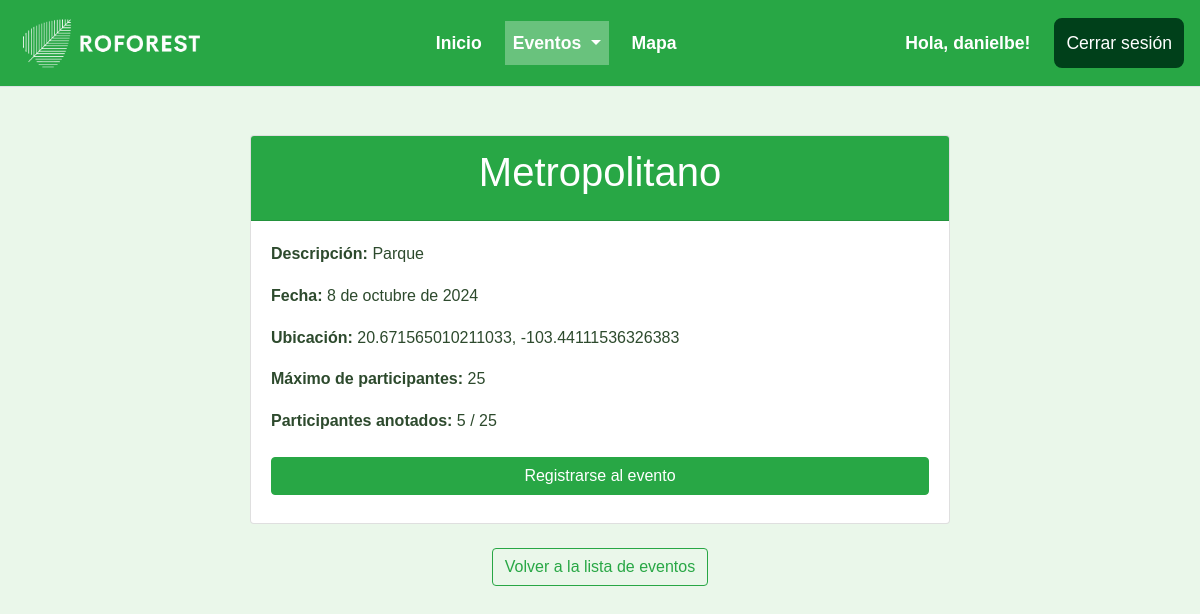
The app's page /eventos/1/ (signed in) with its own data.
### eventos/models.py (models this page shows, shortened)
class Evento(models.Model):
    nombre = models.CharField(max_length=200)
    descripcion = models.TextField()
    fecha = models.DateField()  # Solo fecha
    hora = models.CharField(
        max_length=8,
        validators=[RegexValidator(regex=r'^(0[1-9]|1[0-2]):[0-5][0-9] (AM|PM)$', message="Formato de hora inválido. Usa hh:mm AM/PM.")]
    )  # Hora en formato 12 horas
    ubicacion = models.CharField(
        max_length=50,
        validators=[RegexValidator(regex=r'^-?\d{1,2}\.\d+,\s*-?\d{1,3}\.\d+$', message="Formato de coordenada inválido. Usa 'latitud, longitud'.")]
    )  # Coordenadas
    max_participantes = models.IntegerField()
    participantes = models.ManyToManyField(User, related_name='eventos', blank=True)
    lider = models.ForeignKey(User, related_name='eventos_liderados', on_delete=models.CASCADE)

### eventos/views.py (the view, shortened to what this page needs)
# urls.py: path('<int:id>/', detalle_evento, name='detalle_evento'),  # Detalle del evento
@login_required
def detalle_evento(request, id):
    evento = get_object_or_404(Evento, id=id)
    es_lider = request.user.groups.filter(name="Líderes").exists()  # Verificar si el usuario es líder
    participantes = evento.participantes.all()  # Obtener los participantes registrados
    return render(request, 'eventos/detalle_evento.html', {
        'evento': evento,
        'es_lider': es_lider,
        'participantes': participantes,
        'es_participante': request.user in participantes  # Si el usuario ya está registrado
    })

### eventos/templates/eventos/detalle_evento.html (shortened to what this page needs)
{% load static %}
<!DOCTYPE html>
<html lang="es">
<head>
    <link rel="stylesheet" href="https://stackpath.bootstrapcdn.com/bootstrap/4.5.2/css/bootstrap.min.css">
    <link rel="stylesheet" href="{% static 'css/styles.css' %}">
</head>
<body>
    <nav class="navbar navbar-expand-lg navbar-light bg-success sticky-top border-bottom">
        <a class="navbar-brand" href="#">
            <img src="{% static 'imagenes/logo.png' %}" alt="Reforest Logo" style="height: 60px; width: auto;">
        </a>
        <div class="collapse navbar-collapse" id="navbarNav">
            <ul class="navbar-nav mx-auto">
                <li class="nav-item {% if request.path == '/inicio/' %}active{% endif %}">
                    <a class="nav-link text-white" href="{% url 'inicio' %}">Inicio</a>
                </li>
                <li class="nav-item dropdown {% if '/eventos' in request.path %}active{% endif %}">
                    <a class="nav-link dropdown-toggle text-white" href="#" id="eventsDropdown" role="button" data-toggle="dropdown" aria-haspopup="true" aria-expanded="false">
                        Eventos
                    </a>
                </li>
                <li class="nav-item {% if request.path == '/eventos/mapa/' %}active{% endif %}">
                    <a class="nav-link text-white" href="{% url 'mapa_eventos' %}">Mapa</a>
                </li>
            </ul>
            <ul class="navbar-nav">
                {% if user.is_authenticated %}
                    <li class="nav-item d-flex align-items-center">
                        <span class="nav-link text-white mr-3">Hola, {{ user.username }}!</span>
                        <form method="POST" action="{% url 'logout' %}">
                            <button type="submit" class="btn btn-signup">Cerrar sesión</button>
                        </form>
                    </li>
                {% endif %}
            </ul>
        </div>
    </nav>
    <div class="container py-5">
        <div class="card mx-auto" style="max-width: 700px;">
            <div class="card-header bg-success text-white text-center">
                <h1 class="card-title">{{ evento.nombre }}</h1>
            </div>
            <div class="card-body">
                <p><strong>Descripción:</strong> {{ evento.descripcion }}</p>
                <p><strong>Fecha:</strong> {{ evento.fecha }}</p>
                <p><strong>Ubicación:</strong> {{ evento.ubicacion }}</p>
                <p><strong>Máximo de participantes:</strong> {{ evento.max_participantes }}</p>
                <p><strong>Participantes anotados:</strong> {{ evento.participantes.count }} / {{ evento.max_participantes }}</p>
                {% if user.is_authenticated and not user in evento.participantes.all %}
                    <form method="post" action="{% url 'registrarse_evento' evento.id %}">
                        <button type="submit" class="btn btn-success w-100 my-2">Registrarse al evento</button>
                    </form>
                {% elif user.is_authenticated %}
                    <p class="text-success text-center">Ya estás registrado en este evento.</p>
                {% endif %}
            </div>
        </div>
        <div class="text-center mt-4">
            <a href="{% url 'eventos' %}" class="btn btn-outline-success">Volver a la lista de eventos</a>
        </div>
    </div>
</body>
</html>

### static/css/styles.css (style rules this page uses)
* { margin: 0; padding: 0; box-sizing: border-box; }
body { font-family: Arial, sans-serif; background-color: #eaf7ea; line-height: 1.6; color: #2d4a2d; }
button, .btn-login, .btn-signup, .btn-logout { padding: 10px; border-radius: 8px; cursor: pointer; font-size: 1.1em; margin: 10px 0; transition: background-color 0.3s ease; }
.btn-signup { background-color: #00401a; color: #fff; border: 2px solid #00401a; }
button { padding: 12px; border-radius: 8px; cursor: pointer; font-size: 1.1em; transition: background-color 0.3s ease; margin-top: 10px; }
.navbar-nav { display: flex; justify-content: flex-end; gap: 5px; }
.navbar-nav .nav-item { display: flex; align-items: center; margin-left: 0px; margin-right: 0px; }
.navbar-nav .nav-link { font-size: 1.1rem; font-weight: bold; transition: background-color 0.3s ease; }
.navbar-nav .nav-item.active .nav-link { background-color: rgba(255, 255, 255, 0.3); color: #fff !important; }
.navbar-nav .nav-link.text-white { margin-right: 10px; }

### records on screen
Evento: nombre "Metropolitano", descripcion "Parque", fecha "8 de octubre de 2024", ubicacion "20.671565010211033, -103.44111536326383", max_participantes "25", participantes.count "5"

### other values on screen
{{ user.username }} "danielbe"
